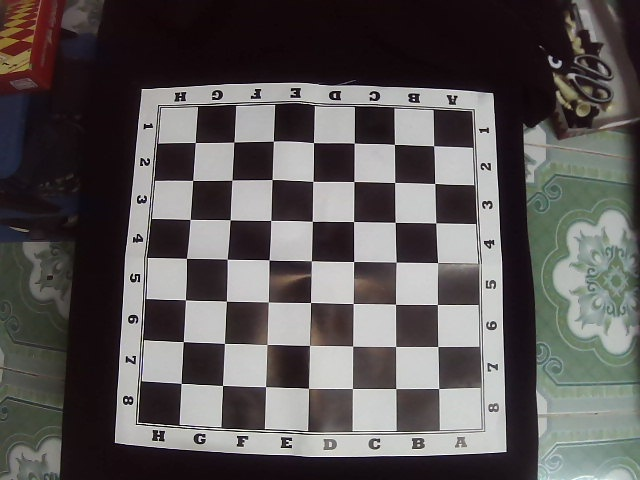
#> input picture captured_image1.jpg, 640 x 480 px
$ python mapping_step2.py
#> lines starting #> are read from the running program, lines starting #| are printed output that depends on the picture; after the words box and inside, x2 and y2 are one past the last pixel; in counts of white or black regions, pixels touching at a corner belong together
import math
from math import sqrt
import cv2
import matplotlib.pyplot as plt
import numpy as np
import scipy.spatial as spatial
import scipy.cluster as cluster
from collections import defaultdict
from statistics import mean
import imutils
from skimage import exposure
import argparse
import random
import json

def random_color():
  """
  Generate a random color
  """
  color = list(np.random.choice(range(256), size=3))
  return (int(color[0]), int(color[1]), int(color[2]))

# [24 lines left out: function order_points_clockwise, not called in this run]

def perspective_transform(image, corners):
  def order_corner_points(corners):
    # Separate corners into individual points
    # Index 0 - top-right
    #       1 - top-left
    #       2 - bottom-left
    #       3 - bottom-right
    corners = [(corner[0][0], corner[0][1]) for corner in corners]
    top_r, top_l, bottom_l, bottom_r = corners[0], corners[1], corners[2], corners[3]
    return (top_l, top_r, bottom_r, bottom_l)

  # Order points in clockwise order
  ordered_corners = order_corner_points(corners)
  top_l, top_r, bottom_r, bottom_l = ordered_corners

  # Determine width of new image which is the max distance between
  # (bottom right and bottom left) or (top right and top left) x-coordinates
  width_A = np.sqrt(((bottom_r[0] - bottom_l[0]) ** 2) + ((bottom_r[1] - bottom_l[1]) ** 2))
  width_B = np.sqrt(((top_r[0] - top_l[0]) ** 2) + ((top_r[1] - top_l[1]) ** 2))
  width = max(int(width_A), int(width_B))

  # Determine height of new image which is the max distance between
  # (top right and bottom right) or (top left and bottom left) y-coordinates
  height_A = np.sqrt(((top_r[0] - bottom_r[0]) ** 2) + ((top_r[1] - bottom_r[1]) ** 2))
  height_B = np.sqrt(((top_l[0] - bottom_l[0]) ** 2) + ((top_l[1] - bottom_l[1]) ** 2))
  height = max(int(height_A), int(height_B))

  # Construct new points to obtain top-down view of image in
  # top_r, top_l, bottom_l, bottom_r order
  dimensions = np.array([[0, 0], [width - 1, 0], [width - 1, height - 1],
                  [0, height - 1]], dtype = "float32")

  # Convert to Numpy format
  ordered_corners = np.array(ordered_corners, dtype="float32")

  # Find perspective transform matrix
  matrix = cv2.getPerspectiveTransform(ordered_corners, dimensions)

  # Return the transformed image
  return cv2.warpPerspective(image, matrix, (width, height))

# [16 lines left out: function draw_chessboard_corner, not called in this run]

def distance(p, q):
  return sqrt(sum((px - qx) ** 2.0 for px, qx in zip(p, q)))

# Canny edge detection
def canny_edge(img, sigma=0.33):
  v = np.median(img)
  lower = int(max(0, (1.0 - sigma) * v))
  upper = int(min(255, (1.0 + sigma) * v))
  edges = cv2.Canny(img, lower, upper)
  return edges


# Hough line detection
def hough_line(edges, min_line_length=100, max_line_gap=10):
  lines = cv2.HoughLines(edges, 1, np.pi / 180, 125, min_line_length, max_line_gap)
  lines = np.reshape(lines, (-1, 2))
  return lines

# Separate line into horizontal and vertical
def h_v_lines(lines):
  h_lines, v_lines = [], []
  for rho, theta in lines:
    if theta < np.pi / 4 or theta > np.pi - np.pi / 4:
      v_lines.append([rho, theta])
    else:
      h_lines.append([rho, theta])
  return h_lines, v_lines


# Find the intersections of the lines
def line_intersections(h_lines, v_lines):
  points = []
  for r_h, t_h in h_lines:
    for r_v, t_v in v_lines:
      a = np.array([[np.cos(t_h), np.sin(t_h)], [np.cos(t_v), np.sin(t_v)]])
      b = np.array([r_h, r_v])
      inter_point = np.linalg.solve(a, b)
      points.append(inter_point)
  return np.array(points)


# Hierarchical cluster (by euclidean distance) intersection points
def cluster_points(points):
  dists = spatial.distance.pdist(points)
  single_linkage = cluster.hierarchy.single(dists)
  flat_clusters = cluster.hierarchy.fcluster(single_linkage, 15, 'distance')
  cluster_dict = defaultdict(list)
  for i in range(len(flat_clusters)):
    cluster_dict[flat_clusters[i]].append(points[i])
  cluster_values = cluster_dict.values()
  clusters = map(lambda arr: (np.mean(np.array(arr)[:, 0]), np.mean(np.array(arr)[:, 1])), cluster_values)
  return sorted(list(clusters), key=lambda k: [k[1], k[0]])

# [67 lines left out: functions convertCorners2Matrix, parseMatrix, not called in this run]

def rotate_image(image, angle):
  # Grab the dimensions of the image and then determine the center
  (h, w) = image.shape[:2]
  (cX, cY) = (w / 2, h / 2)

  # grab the rotation matrix (applying the negative of the
  # angle to rotate clockwise), then grab the sine and cosine
  # (i.e., the rotation components of the matrix)
  M = cv2.getRotationMatrix2D((cX, cY), -angle, 1.0)
  cos = np.abs(M[0, 0])
  sin = np.abs(M[0, 1])

  # Compute the new bounding dimensions of the image
  nW = int((h * sin) + (w * cos))
  nH = int((h * cos) + (w * sin))

  # Adjust the rotation matrix to take into account translation
  M[0, 2] += (nW / 2) - cX
  M[1, 2] += (nH / 2) - cY

  # Perform the actual rotation and return the image
  return cv2.warpAffine(image, M, (nW, nH))

def convertCorners2Matrix(corners, thresh_val=10.0):
  """
  Convert chess board squares corners into 9x9 matrix of points.

  matrix:

  [
    [coord0_0, coord0_1, ...., coord0_N]
    [coord1_0, coord1_1, ...., coord1_N]
    [coord2_0, coord2_1, ...., coord2_N]
  ]
  """
  # we will start with first corner
  target_corner = corners[0]

  chess_matrix = []
  while len(corners) != 0:
    # get all corners where axis y between min_thresh and max_thresh
    min_thresh = target_corner[1] - thresh_val
    max_thresh = target_corner[1] + thresh_val
    line_corners = [p for p in corners if p[1] >= min_thresh and p[1] <= max_thresh]
    line_corners.sort(key=lambda p: p[0])

    # add corners of the line into matrix
    if len(line_corners) > 0:
      chess_matrix.append(line_corners)

    # remove finded corners of the main array
    corners = [p for p in corners if p not in line_corners]

    # define a new target corner
    if len(corners) != 0:
      target_corner = corners[0]

  return chess_matrix


def parseMatrix(matrix):
  """
  Parse matrix 9x9 of points into a matrix 8x8 of `Square` object

  matrix:

  [
    [Square0_0, Square0_1, ...., Square0_N]
    [Square1_0, Square1_1, ...., Square1_N]
    [Square2_0, Square2_1, ...., Square2_N]
  ]
  """
  if len(matrix) != 9:
    print("[ERROR] No 9x9 dimension matrix found")
    return

  new_matrix = []
  for (row_idx, points) in enumerate(matrix[:len(matrix) - 1]):
    squares = []
    for (col_idx, pt1) in enumerate(points[:len(points) - 1]):
      pt2 = matrix[row_idx + 1][col_idx + 1]

      x1 = round(pt1[0])
      y1 = round(pt1[1])
      x2 = round(pt2[0])
      y2 = round(pt2[1])

      squares.append((x1, y1, x2, y2))
    new_matrix.append(squares)
  return new_matrix


image = cv2.imread("captured_image1.jpg")
#> image is the input picture: shape (480, 640, 3); mean B, G, R 86.9, 87.3, 91.3

gray = cv2.cvtColor(image, cv2.COLOR_BGR2GRAY)

smooth = cv2.GaussianBlur(gray, (9, 9), 0)

thresh = cv2.adaptiveThreshold(smooth, 255, cv2.ADAPTIVE_THRESH_GAUSSIAN_C, cv2.THRESH_BINARY, 11, 2)
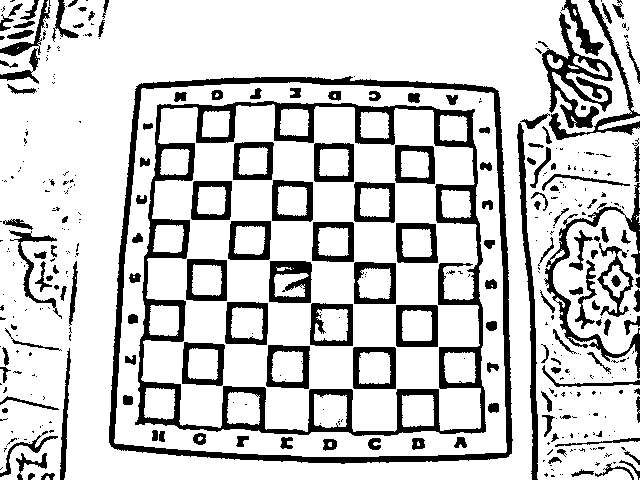
#> thresh: shape (480, 640); 80.2% white; 402 black regions (252 under 20 px), largest, box (x1, y1, x2, y2) and area: (135, 101, 486, 436) 13958, (109, 76, 513, 464) 8610, (542, 12, 613, 128) 2517

# Since we're interested in the borders, and they are black, we invert the image color.
# Then, the borders of the chessboard are white (along with other noise).
thresh = cv2.bitwise_not(thresh)

kernel = np.array([[0, 1, 0], [1, 1, 1], [0, 1, 0]], dtype=np.uint8)
thresh = cv2.dilate(thresh, kernel, iterations=1)
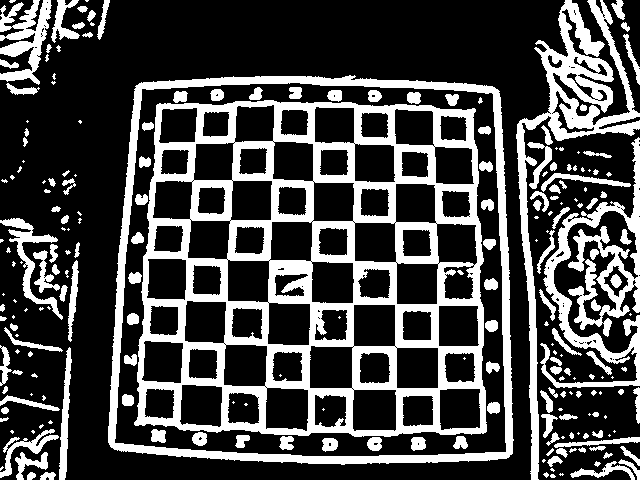
#> thresh: shape (480, 640); 28.3% white; 223 white regions (85 under 20 px)

cnts = cv2.findContours(thresh.copy(), cv2.RETR_TREE, cv2.CHAIN_APPROX_SIMPLE)
#> cnts = 399 contours, 213 with area under 20; largest, box (x1, y1, x2, y2) and area: (108, 75, 514, 465) 147102, (114, 82, 507, 457) 137013, (134, 100, 487, 437) 109527, (516, 0, 640, 480) 9017, (540, 137, 640, 388) 6616
cnts = imutils.grab_contours(cnts)
cnts = sorted(cnts, key=cv2.contourArea, reverse = True)

peri = cv2.arcLength(cnts[0], True)
#> peri = 1614.6
biggest_cnt = cv2.approxPolyDP(cnts[0], 0.025 * peri, True)
#> biggest_cnt = [[499, 91], [136, 85], [110, 446], [508, 457]]

transformed = perspective_transform(image, biggest_cnt)
#> in order_corner_points, `corners = [(corner[0][0], corner[0][1]) for corner in corners]`: corners = [(499, 91), (136, 85), (110, 446), (508, 457)]
#> in order_corner_points, `top_r, top_l, bottom_l, bottom_r = corners[0], corners[1], corners[2],..`: top_r = (499, 91); top_l = (136, 85); bottom_l = (110, 446); bottom_r = (508, 457)
#> in perspective_transform, `ordered_corners = order_corner_points(corners)`: ordered_corners = ((136, 85), (499, 91), (508, 457), (110, 446))
#> in perspective_transform, `top_l, top_r, bottom_r, bottom_l = ordered_corners`: top_l = (136, 85); top_r = (499, 91); bottom_r = (508, 457); bottom_l = (110, 446)
#> in perspective_transform, `width_A = np.sqrt(((bottom_r[0] - bottom_l[0]) ** 2) + ((bottom_r[1] -..`: width_A = 398.2
#> in perspective_transform, `width_B = np.sqrt(((top_r[0] - top_l[0]) ** 2) + ((top_r[1] - top_l[1]..`: width_B = 363
#> in perspective_transform, `width = max(int(width_A), int(width_B))`: width = 398
#> in perspective_transform, `height_A = np.sqrt(((top_r[0] - bottom_r[0]) ** 2) + ((top_r[1] - bott..`: height_A = 366.1
#> in perspective_transform, `height_B = np.sqrt(((top_l[0] - bottom_l[0]) ** 2) + ((top_l[1] - bott..`: height_B = 361.9
#> in perspective_transform, `height = max(int(height_A), int(height_B))`: height = 366
#> in perspective_transform, `dimensions = np.array([[0, 0], [width - 1, 0], [width - 1, height - 1]..`: dimensions = [[0, 0], [397, 0], [397, 365], [0, 365]]
#> in perspective_transform, `ordered_corners = np.array(ordered_corners, dtype="float32")`: ordered_corners = [[136, 85], [499, 91], [508, 457], [110, 446]]
#> in perspective_transform, `matrix = cv2.getPerspectiveTransform(ordered_corners, dimensions)`: matrix = [[1.13, 0.0817, -161.2], [-0.0188, 1.14, -94.08], [2.7e-05, 0.000275, 1]]
#> in perspective_transform, `return cv2.warpPerspective(image, matrix, (width, height))`:
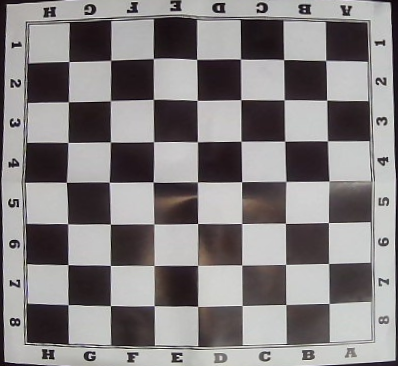
#> returned value: shape (366, 398, 3); mean of channels 0, 1, 2 129.3, 128.6, 132.8; drawn as B, G, R

transformed = rotate_image(transformed, -90)
#> in rotate_image, `return cv2.warpAffine(image, M, (nW, nH))`:
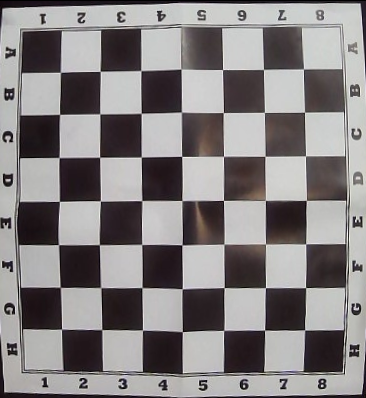
#> returned value: shape (398, 366, 3); mean of channels 0, 1, 2 129.3, 128.6, 132.8; drawn as B, G, R

PADDING = (15, 15)
OUTPUT_IMAGE_SIZE = (500, 500)

h, w = transformed.shape[:2]
#> h = 398; w = 366
padding_horizontal, padding_vertical = PADDING

output_img_h, output_img_w, = OUTPUT_IMAGE_SIZE

pts1 = np.float32([
  PADDING,
  (w - padding_horizontal, padding_vertical),
  (padding_horizontal, h - padding_vertical),
  (w - padding_horizontal, h - padding_vertical)
])

pts2 = np.float32([
[0, 0],
[output_img_w, 0],
[0, output_img_h],
[output_img_w, output_img_h]
])

M = cv2.getPerspectiveTransform(pts1, pts2)
dst = cv2.warpPerspective(transformed, M, OUTPUT_IMAGE_SIZE)

gray = cv2.cvtColor(dst, cv2.COLOR_BGR2GRAY)
#> gray: shape (500, 500)

# Blur the image a little. This smooths out the noise a bit and
# makes extracting the grid lines easier.
gray_blur = cv2.GaussianBlur(gray, (5, 5), 0)
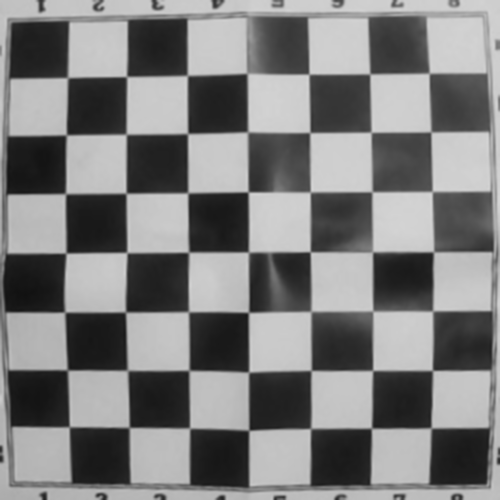
#> gray_blur: shape (500, 500); min 17, max 214, mean 125.3

# Canny algorithm
edges = canny_edge(gray_blur)
#> in canny_edge, `v = np.median(img)`: v = 151
#> in canny_edge, `lower = int(max(0, (1.0 - sigma) * v))`: lower = 101
#> in canny_edge, `upper = int(min(255, (1.0 + sigma) * v))`: upper = 200
#> in canny_edge, `edges = cv2.Canny(img, lower, upper)`:
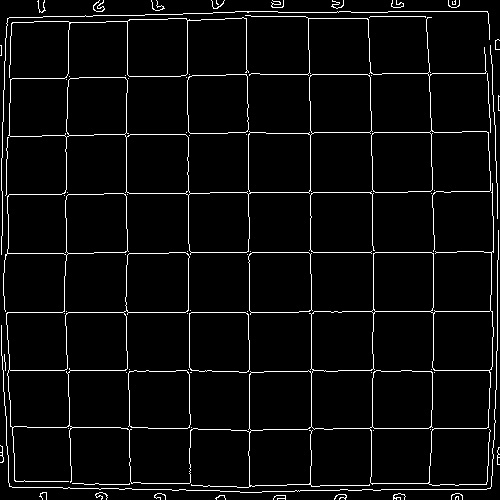
#> edges: shape (500, 500); 4.3% white in thin lines or dots

# Hough Transform
lines = hough_line(edges)
#> in hough_line, `lines = cv2.HoughLines(edges, 1, np.pi / 180, 125, min_line_length, ma..`: lines = 46 rows, first 8: [252, 1.57], [312, 1.57], [370, 1.57], [249, 0], [428, 1.57], [17, 1.55], [126, 0], [79, 1.55]
#> in hough_line, `lines = np.reshape(lines, (-1, 2))`: lines = 46 pairs, first value -486 to 502, second value 0 to 3.12

# Separate the lines into vertical and horizontal lines
h_lines, v_lines = h_v_lines(lines)
#> the loop in h_v_lines, `for rho, theta in lines:` made 46 passes
#> (rho, theta) on passes 1 to 12: (252, 1.57), (312, 1.57), (370, 1.57), (249, 0), (428, 1.57), (17, 1.55), (126, 0), (79, 1.55), (192, 1.57), (310, 0), (69, 0.0175), (-368, 3.12)
#> after the loop in h_v_lines, `for rho, theta in lines:`: h_lines = 25 pairs, first value 11 to 496, second value 1.54 to 1.59; v_lines = [[249, 0], [126, 0], [310, 0], [69, 0.0175], [-368, 3.12], [188, 0], [372, 0], [-245, 3.12], [-486, 3.12], [66, 0], [-428, 3.12], [-54, 3.11], [433, 0], [497, 0], [502, 0.0175], [379, 0.0175], [492, 0], [-183, 3.12], [11, 0.0175], [-3, 3.12], [7, 0.0349]]

# Find and cluster the intersecting
intersection_points = line_intersections(h_lines, v_lines)
#> the loop in line_intersections, `for r_h, t_h in h_lines:` made 25 passes
#> (r_h, t_h) on passes 1 to 12: (252, 1.57), (312, 1.57), (370, 1.57), (428, 1.57), (17, 1.55), (79, 1.55), (192, 1.57), (486, 1.59), (132, 1.57), (489, 1.57), (11, 1.57), (496, 1.55)
#> after the loop in line_intersections, `for r_h, t_h in h_lines:`: points = 525 pairs, first value -10.33 to 502, second value 2.48 to 496.3
#> intersection_points has the same summary as points in line_intersections
points = cluster_points(intersection_points)
#> in cluster_points, `single_linkage = cluster.hierarchy.single(dists)`: single_linkage = 524 rows, first 6: [192, 339, 0.019, 2], [95, 263, 0.0497, 2], [198, 345, 0.0774, 2], [25, 36, 0.11, 2], [397, 398, 0.128, 2], [124, 125, 0.131, 2]
#> in cluster_points, `flat_clusters = cluster.hierarchy.fcluster(single_linkage, 15, 'distan..`: flat_clusters = 525 values, max 81 at index 2, min 1 at index 29, mean 36.92
#> points = 81 pairs, first value 1.34 to 494.3, second value 10.04 to 487.9

for (idx, point) in enumerate(points):
  color = random_color()
  cv2.putText(dst, str(idx), (int(point[0]), int(point[1])), cv2.FONT_HERSHEY_PLAIN, 1.0, color, 2)
  cv2.circle(dst, (int(point[0]), int(point[1])), 3, color, -1)
#> this loop made 81 passes
#> (point, color) on passes 1 to 12: ((494.3, 10.04), (172, 47, 117)), ((430.6, 11.15), (192, 67, 251)), ((373, 12.16), (195, 103, 9)), ((310, 13.26), (211, 21, 242)), ((247.1, 14.36), (36, 87, 70)), ((185.6, 15.43), (216, 88, 140)), ((126, 16.47), (58, 193, 230)), ((63.12, 17.57), (39, 87, 174)), ((6.79, 18.55), (88, 81, 165)), ((494.3, 72.19), (25, 77, 72)), ((431.2, 72.74), (9, 148, 115)), ((373, 73.25), (208, 243, 197))
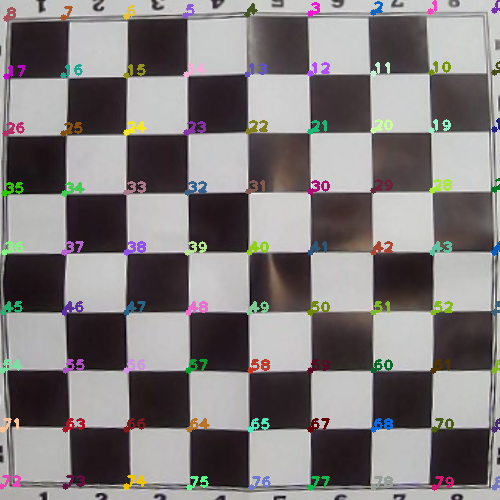
#> dst: shape (500, 500, 3); mean B, G, R 123.8, 123.6, 128.3

matrix = convertCorners2Matrix(points)
#> in convertCorners2Matrix, `target_corner = corners[0]`: target_corner = (494.3, 10.04)
#> the loop in convertCorners2Matrix, `while len(corners) != 0:` made 9 passes
#> (min_thresh, max_thresh, target_corner) on passes 1 to 8: (0.0427, 20.04, (494.3, 72.19)), (62.19, 82.19, (494.3, 129.7)), (119.7, 139.7, (494.3, 189.7)), (179.7, 199.7, (4.07, 252)), (242, 262, (3.37, 312)), (302, 322, (2.7, 370)), (360, 380, (65.51, 429)), (419, 439, (1.34, 486.6))
#> (min_thresh, max_thresh) on pass 9: (476.6, 496.6)
#> after the loop in convertCorners2Matrix, `while len(corners) != 0:`: chess_matrix = 9 items; corners = []
#> matrix = 9 items
new_matrix = parseMatrix(matrix)
#> the loop in parseMatrix, `for (row_idx, points) in enumerate(matrix[:len(matrix) - 1]):` made 8 passes
#> after the loop in parseMatrix, `for (row_idx, points) in enumerate(matrix[:len(matrix) - 1]):`: new_matrix = 8 items
#> new_matrix = 8 items

squares = {}

# Generate keys and populate the squares dictionary with coordinates
for i in range(8):  # Rows (8 to 1)
  for j in range(8):
    if i < len(new_matrix) and j < len(new_matrix[i]):
        coords = new_matrix[i][j]
        square_key = f"{chr(ord('a') + j)}{8 - i}"
        squares[square_key] = [
            (coords[0], coords[1]),  # top_left
            (coords[2], coords[1]),  # top_right
            (coords[2], coords[3]),  # bottom_right
            (coords[0], coords[3])   # bottom_left
        ]
#> after the loop, squares = 64 items

# Save the dictionary to a JSON file
with open('squares.json', 'w') as f:
    json.dump(squares, f, indent=4)

# Display the result
cv2.imshow('Point Polygon Test1', edges)

# Wait for a key press indefinitely or for a specified amount of time
cv2.waitKey(0)

# Destroy all windows created by OpenCV
cv2.destroyAllWindows()
